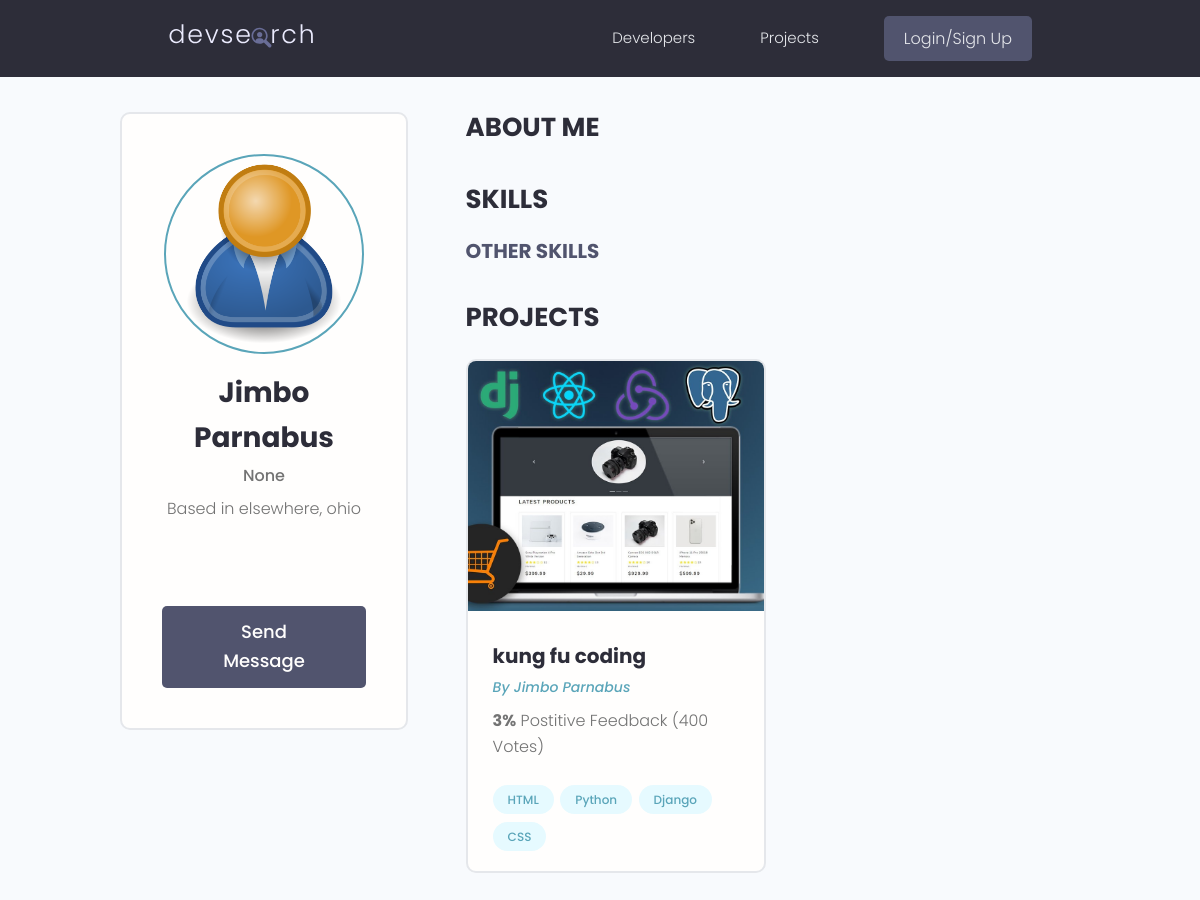
Screenshot of /profile/21cbbe35-b3c0-4b8e-969f-8dac133762aa/ with the database file from the repository.
### users/models.py (models this page shows, shortened)
class Profile(models.Model):
    user = models.OneToOneField(User, on_delete=models.CASCADE, null=True, blank=True)
    name = models.CharField(max_length=200, blank=True, null=True)
    username = models.CharField(max_length=200, blank=True, null=True)
    location = models.CharField(max_length=200, blank=True, null=True)
    email = models.EmailField(max_length=500, blank=True, null=True)
    short_intro = models.CharField(max_length=200, blank=True, null=True)
    bio = models.TextField(blank=True, null=True)
    profile_image = models.ImageField(
        null=True,
        blank=True,
        upload_to="profiles/",
        default="profiles/user-default.png",
    )
    social_github = models.CharField(max_length=200, blank=True, null=True)
    social_twitter = models.CharField(max_length=200, blank=True, null=True)
    social_linkedin = models.CharField(max_length=200, blank=True, null=True)
    social_youtube = models.CharField(max_length=200, blank=True, null=True)
    social_website = models.CharField(max_length=200, blank=True, null=True)
    created = models.DateTimeField(auto_now_add=True)
    id = models.UUIDField(
        default=uuid.uuid4, unique=True, primary_key=True, editable=False
    )

### projects/models.py (models this page shows, shortened)
class Project(models.Model):
    owner = models.ForeignKey(
        Profile, null=True, blank=True, on_delete=models.SET_NULL)
    title = models.CharField(max_length=200)
    description = models.TextField(null=True, blank=True)
    featured_image = models.ImageField(
        null=True, blank=True, default="default.jpg")
    demo_link = models.CharField(max_length=2000, null=True, blank=True)
    source_link = models.CharField(max_length=2000, null=True, blank=True)
    tags = models.ManyToManyField("Tag", blank=True)
    vote_total = models.IntegerField(default=0, null=True, blank=True)
    vote_ratio = models.IntegerField(default=0, null=True, blank=True)
    created = models.DateTimeField(auto_now_add=True)
    id = models.UUIDField(
        default=uuid.uuid4, unique=True, primary_key=True, editable=False
    )

class Tag(models.Model):
    name = models.CharField(max_length=200)
    created = models.DateTimeField(auto_now_add=True)
    id = models.UUIDField(
        default=uuid.uuid4, unique=True, primary_key=True, editable=False
    )
    def __str__(self) -> str:
        return self.name

### users/views.py (the view)
# urls.py: path("profile/<str:pk>/", views.userProfile, name="userProfile"),
def userProfile(requests, pk):
    profileObj = Profile.objects.get(id=pk)
    context = {
        "profile": profileObj,
    }
    return render(requests, "users/user-profile.html", context)

### users/templates/users/user-profile.html (shortened to what this page needs)
{% extends 'main.html' %}
{% block content %}
<main class="profile my-md">
    <div class="container">
        <div class="layout">
            <div class="column column--1of3">
                <div class="card text-center">
                    <div class="card__body dev">
                        <img class="avatar avatar--xl" src="{{profile.profile_image.url}}" />
                        <h2 class="dev__name">{{profile.name}}</h2>
                        <p class="dev__title">{{profile.short_intro}}</p>
                        <p class="dev__location">Based in {{profile.location}}</p>
                        <ul class="dev__social">
                        </ul>
                        <a href="#" class="btn btn--sub btn--lg">Send Message </a>
                    </div>
                </div>
            </div>
            <div class="column column--2of3">
                <div class="devInfo">
                    <h3 class="devInfo__title">About Me</h3>
                </div>
                <div class="devInfo">
                    <h3 class="devInfo__title">Skills</h3>
                    <div class="devInfo__skills">
                        <h3 class="devInfo__subtitle">Other Skills</h3>
                    </div>
                </div>
                <div class="devInfo">
                    <h3 class="devInfo__title">Projects</h3>
                    <div class="grid grid--two">
                        {% for project in profile.project_set.all %}
                        <div class="column">
                            <div class="card project">
                                <a href="{% url 'project' project.id %}" class="project">
                                    <img class="project__thumbnail" src="{{project.featured_image.url}}"
                                        alt="project thumbnail" />
                                    <div class="card__body">
                                        <h3 class="project__title">{{project.title}}</h3>
                                        <p><a class="project__author" href="{% url 'userProfile' project.owner.id %}">By {{project.owner.name}}</a>
                                        </p>
                                        <p class="project--rating">
                                            <span style="font-weight: bold;">{{project.vote_ratio}}%</span> Postitive
                                            Feedback ({{project.vote_total}} Vote{{project.vote_total|pluralize:"s"}})
                                        </p>
                                        <div class="project__tags">
                                            {% for tag in project.tags.all %}
                                            <span class="tag tag--pill tag--main">
                                                <small>{{tag}}</small>
                                            </span>
                                            {% endfor %}
                                        </div>
                                    </div>
                                </a>
                            </div>
                        </div>
                        {% endfor %}
                    </div>
                </div>
            </div>
        </div>
    </div>
</main>
{% endblock %}

### static/styles/app.css (style rules this page uses)
:root { --color-sub: #2d2d39; }
.btn--sub { background-color: var(--color-sub-light); }
.card { border: 2px solid var(--color-light); }
img { width: 100%; }
.profile .card > .dev { padding: 4rem; }
.dev__name { color: var(--color-sub); font-size: 2.8rem; font-weight: 700; margin-top: 1rem; margin-bottom: 0.5rem; }
.dev__title { font-size: 1.6rem; font-weight: 500; line-height: 1.3; }
.dev__location { margin-top: 1rem; }
.dev__social { margin: 3rem 0; list-style: none; display: flex; justify-content: center; gap: 1.5rem; }
.devInfo { margin-bottom: 3rem; }
.devInfo__title, .devInfo__subtitle { font-size: 2.6rem; color: var(--color-sub); text-transform: uppercase; font-weight: 700; margin-bottom: 1.5rem; }
.devInfo__subtitle { font-size: 2rem; color: var(--color-sub-light); }
.project__author { font-size: 1.4rem; font-style: italic; }
.project--rating { margin-bottom: 1.6em; margin-top: .5em; }
.project__thumbnail { height: 25rem; object-fit: cover; object-position: top center; }
.project__title { font-size: 2rem; font-weight: 700; color: var(--color-sub); }

### static/uikit/styles/modules/_variables.css (style rules this page uses)
:root { --color-main: #5aa5b9; --color-main-light: #e6faff; --color-sub: #3f4156; --color-sub-light: #51546e; --color-sub-lighter: #ededfd; --color-text: #737373; --color-gray: #8b8b8b; --color-light: #e5e7eb; --color-light-gray: #767676; --color-bg: #f8fafd; --color-white: #fffefd; --color-white-light: #f3f3f3; --color-success: #359e64; --color-success-bg: #def8e8; --color-error: #fc4b0b; --color-error-bg: #fff2ee; --font-base: 'Poppins', arial, helvetica, 'Segoe UI', roboto, ubuntu, sans-serif; --font-monospace: 'Fira Code', 'Courier New', courier, monospace; --font-regular: 300; --font-medium: 500; --font-bold: 700; --generic-shadow: 1px 1px 5px #00000010; --generic-transition: all 0.3s ease-in-out; }

### static/uikit/styles/modules/_base.css (style rules this page uses)
* { margin: 0; padding: 0; box-sizing: border-box; text-rendering: optimizeLegibility; color: inherit; font-size: inherit; }
html { font-size: 50%; }
@media only screen and (min-width: 480px) { html { font-size: 56.25%; } }
@media only screen and (min-width: 1200px) { html { font-size: 62.5%; } }
body { line-height: 1.6; font-weight: 400; font-size: 1.5rem; color: var(--color-text); background-color: var(--color-bg); min-height: 100vh; }

### static/uikit/styles/modules/_typography.css (style rules this page uses)
* { font-family: var(--font-base); }
h2 { font-size: 3.6rem; font-weight: var(--font-bold); }
h3 { font-size: 3.2rem; font-weight: var(--font-medium); }
p, span, strong { font-size: 1.6rem; color: var(--color-text); font-weight: var(--font-regular); }
a { padding-bottom: 2px; text-decoration: none; display: inline-block; color: var(--color-main); font-weight: var(--font-medium); }

### static/uikit/styles/modules/_utilities.css (style rules this page uses)
.container { width: 92%; max-width: 165rem; margin: 0 auto; box-sizing: border-box; }
@media screen and (min-width: 1000px) { .container { width: 90%; } }
@media screen and (min-width: 1200px) { .container { width: 80%; } }
.text-center { text-align: center; }
.my-md { margin: 3rem auto; }

### static/uikit/styles/modules/_avatar.css (style rules this page uses)
.avatar { border-radius: 50%; border: 2px solid var(--color-main); object-fit: cover; }
.avatar--xl { height: 20rem; width: 20rem; }

### static/uikit/styles/modules/_button.css (style rules this page uses)
.btn { display: inline-block; position: relative; cursor: pointer; background-color: var(--color-light); font-weight: var(--font-medium); color: var(--color-sub); text-decoration: none; padding: 1rem 2rem; border-radius: 0.5rem; border: none; width: -webkit-fit-content; width: -moz-fit-content; width: fit-content; height: -webkit-fit-content; height: -moz-fit-content; height: fit-content; font-size: 1.6rem; outline-width: 0; outline-color: transparent; -webkit-backface-visibility: hidden; backface-visibility: hidden; transition: all 0.3s ease-in-out; }
.btn--sub { background-color: var(--color-sub); color: var(--color-white); }
.btn--lg { font-size: 1.8rem; padding: 1.2rem 4.5rem; }

### static/uikit/styles/modules/_card.css (style rules this page uses)
.card { border-radius: 1rem; background-color: var(--color-white); border: 1.5px solid var(--color-light); width: auto; height: auto; margin-top: 0.5rem; margin-bottom: 0.5rem; overflow: hidden; }
.card__body, .card__header { padding: 2rem 2.5rem; }

### static/uikit/styles/modules/_grid.css (style rules this page uses)
.grid { display: flex; flex-wrap: wrap; justify-content: flex-start; align-items: stretch; }
.grid > .column { min-width: 28rem; margin-bottom: 2.5rem; }
.grid--two > .column { flex-basis: 100%; }
@media screen and (min-width: 800px) { .grid--two { margin-right: -2%; } }
@media screen and (min-width: 800px) { .grid--two > .column { margin-right: 2%; } }
@media screen and (min-width: 800px) { .grid--two > .column { flex-basis: 48%; } }

### rows the page displays
Profile: profile_image (placeholder picture), name "Jimbo Parnabus", short_intro "None", location "elsewhere, ohio"
Project: featured_image (picture), title "kung fu coding", owner.name "Jimbo Parnabus", vote_ratio "3", vote_total "400"
Tag: name "HTML"
Tag: name "Python"
Tag: name "Django"
Tag: name "CSS"
